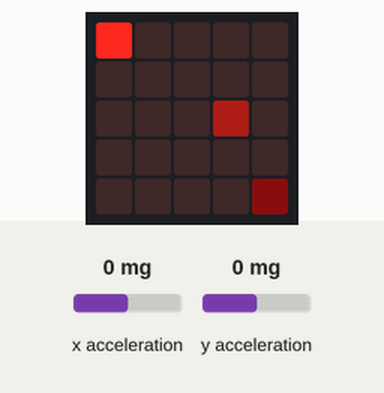
The program below on a simulated BBC micro:bit (MakeCode). Parts: the board's 5×5 LED display. The test bench sets the inputs (shaded band); at power-on: x acceleration 0 mg, y acceleration 0 mg. Random numbers come from a fixed seed; the short countdown, score and lost-life animations are approximate.

Above: at 1.28 s.
1.3 s: x acceleration set to 186 mg
3.1 s: x acceleration set to 222 mg
At 3.45 s:
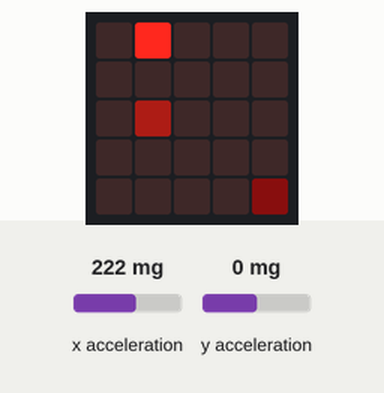
5.3 s: y acceleration set to 187 mg
7.9 s: y acceleration set to 220 mg
At 8.47 s:
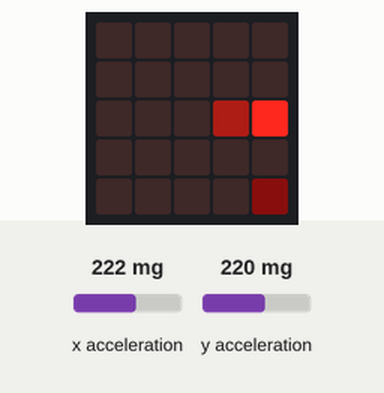
10.1 s: x acceleration set to -1440 mg
At 10.69 s:
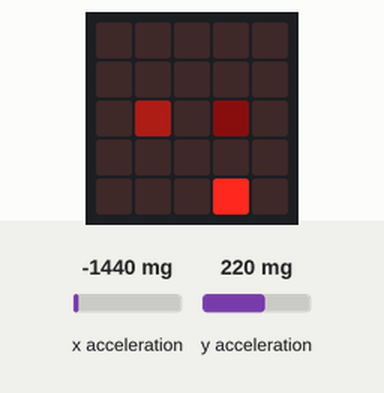
12.2 s: y acceleration set to -1440 mg
At 12.86 s:
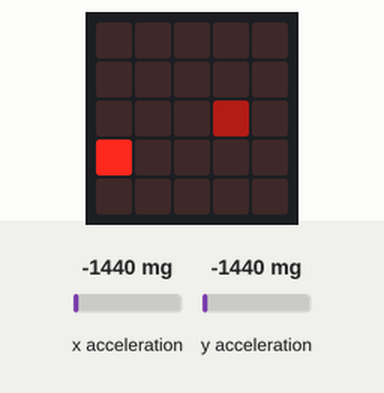

The program:

main.ts
```typescript
let pac_man = game.createSprite(2, 2)
let janaria = game.createSprite(4, 4)
let mamua = game.createSprite(2, 2)
pac_man.set(LedSpriteProperty.Blink, 100)
mamua.set(LedSpriteProperty.Brightness, 50)
janaria.set(LedSpriteProperty.Brightness, 10)
basic.forever(function () {
    mamua.move(1)
    basic.pause(500)
    mamua.ifOnEdgeBounce()
})
basic.forever(function () {
    basic.pause(400)
    if (input.acceleration(Dimension.X) > 200) {
        pac_man.change(LedSpriteProperty.X, 1)
    }
    if (input.acceleration(Dimension.X) < 200) {
        pac_man.change(LedSpriteProperty.X, -1)
    }
    if (input.acceleration(Dimension.Y) > 200) {
        pac_man.change(LedSpriteProperty.Y, 1)
    }
    if (input.acceleration(Dimension.Y) < 200) {
        pac_man.change(LedSpriteProperty.Y, -1)
    }
})
basic.forever(function () {
    if (pac_man.isTouching(janaria)) {
        game.addScore(1)
        janaria.delete()
        janaria = game.createSprite(randint(1, 10), 2)
        janaria.set(LedSpriteProperty.Brightness, 10)
    }
    if (mamua.isTouching(pac_man)) {
        game.gameOver()
    }
})
```

test.ts
```typescript
// aquí va el archivo "tests"; esto no se compilará cuando este paquete se utilice como una extensión.
```

Measured:
- the behaviour switches between 200 and 201 mg on x acceleration (found by bisection; images 0 and 1)
- the behaviour switches between 200 and 201 mg on y acceleration (found by bisection; images 1 and 2)
